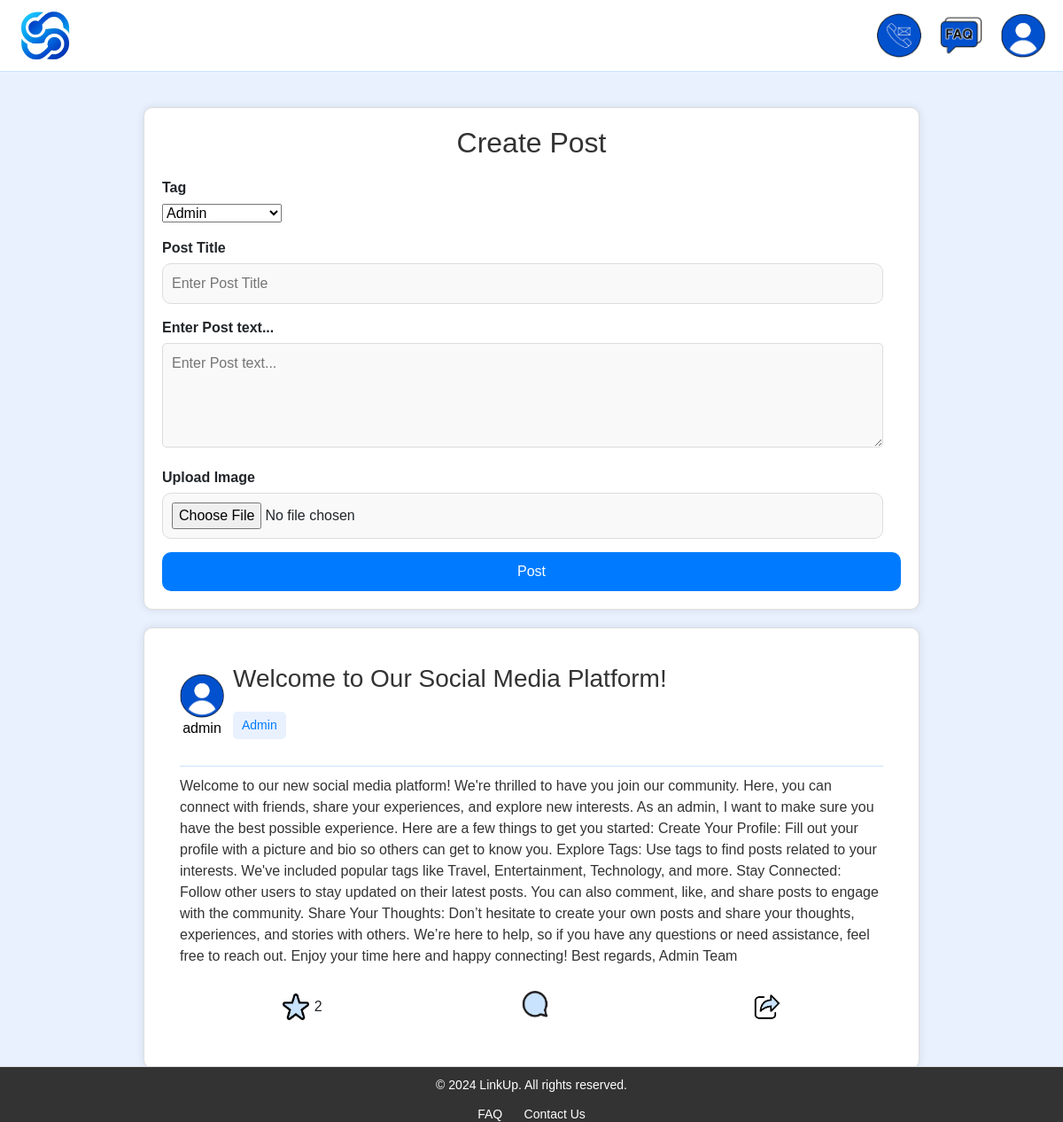
The page / on the database its author committed.
### tables this page shows
CREATE TABLE `posts` (
  `post_id` int(11) NOT NULL,
  `user_id` int(11) NOT NULL,
  `title` varchar(255) NOT NULL,
  `content` text NOT NULL,
  `image_path` varchar(255) DEFAULT NULL
);

CREATE TABLE `users` (
  `user_id` int(11) NOT NULL,
  `username` varchar(50) NOT NULL,
  `email` varchar(100) NOT NULL,
  `password` varchar(255) NOT NULL,
  `bio` text DEFAULT NULL,
  `profile_picture` varchar(255) DEFAULT NULL
);

CREATE TABLE `tags` (
  `tag_id` int(11) NOT NULL,
  `tag_name` varchar(50) NOT NULL
);

### index.php (the view, shortened to what this page needs)
<?php
include 'includes/header.php';
include 'includes/db.php';
?>
<div class="outer-container">
    <div class="container">
        <div class="create-post">
            <h2>Create Post</h2>
            <form action="actions/create_post.php" method="post" enctype="multipart/form-data">
                <div class="form-group">
                    <label for="tag">Tag</label>
                    <select id="tag" name="tag">
                        <?php
                        $sql = "SELECT * FROM tags";
                        $result = $conn->query($sql);
                        while ($row = $result->fetch_assoc()) {
                            echo '<option value="' . $row['tag_id'] . '">' . $row['tag_name'] . '</option>';
                        }
                        ?>
                    </select>
                </div>
                <div class="form-group">
                    <label for="title">Post Title</label>
                    <input type="text" id="title" name="title" placeholder="Enter Post Title">
                </div>
                <div class="form-group">
                    <label for="content">Enter Post text...</label>
                    <textarea id="content" name="content" rows="4" placeholder="Enter Post text..."></textarea>
                </div>
                <div class="form-group">
                    <label for="image">Upload Image</label>
                    <input type="file" id="image" name="image">
                </div>
                <button type="submit" class="btn-post">Post</button>
            </form>
        </div>
        <?php
        $sql = "SELECT posts.*, tags.tag_name, users.username, users.profile_picture
                FROM posts
                JOIN posttags ON posts.post_id = posttags.post_id
                JOIN tags ON posttags.tag_id = tags.tag_id
                JOIN users ON posts.user_id = users.user_id
                ORDER BY posts.post_id DESC";
        $result = $conn->query($sql);
        if ($result->num_rows > 0) {
            while ($row = $result->fetch_assoc()) {
                $profile_picture = $row['profile_picture'] ? htmlspecialchars($row['profile_picture']) : '/linkup/assets/images/profile.png';
                $star_count_sql = "SELECT COUNT(*) AS star_count FROM stars WHERE post_id = " . $row['post_id'];
                $star_count_result = $conn->query($star_count_sql);
                $star_count_row = $star_count_result->fetch_assoc();
                $star_count = $star_count_row['star_count'];
                $is_starred = false;
                echo '<div class="post-container">';
                echo '<div class="post">';
                echo '<div class="post-header">';
                echo '<div class="post-avatar-container">';
                echo '<a href="profile.php?id=' . $row['user_id'] . '">';
                echo '<img class="post-avatar" src="' . $profile_picture . '" alt="Profile Picture">';
                echo '</a>';
                echo '<div class="post-username">' . htmlspecialchars($row["username"]) . '</div>';
                echo '</div>';
                echo '<div class="post-details">';
                echo '<h3 class="post-title">' . htmlspecialchars($row["title"]) . '</h3>';
                echo '<div class="post-tag">' . htmlspecialchars($row["tag_name"]) . '</div>';
                echo '</div>';
                echo '</div>';
                echo '<div class="post-content">';
                echo '<p>' . htmlspecialchars($row["content"]) . '</p>';
                echo '</div>';
                echo '<div class="post-actions">';
                echo '<form action="actions/add_star.php" method="post" class="star-form">';
                echo '<button type="submit" class="btn-star">';
                echo '<img src="/linkup/assets/images/' . ($is_starred ? 'starred.png' : 'star.png') . '" alt="Star">';
                echo '</button>';
                echo '<span class="star-count">' . $star_count . '</span>';
                echo '</form>';
                echo '<a href="post.php?id=' . $row["post_id"] . '"><button class="btn-comment"><img src="/linkup/assets/images/comment.png" alt="Comment"></button></a>';
                echo '<button class="btn-share" onclick="sharePost(\'http://localhost/linkup/post.php?id=' . $row["post_id"] . '\')"><img src="/linkup/assets/images/share.png" alt="Share"></button>';
                echo '</div>';
                echo '</div>';
                echo '</div>';
            }
        } else {
            echo "0 results";
        }
        ?>
    </div>
</div>
<?php
include 'includes/footer.php';
?>
<?php
include 'includes/footer.php';
?>

### assets/css/styles.css (style rules this page uses)
body { font-family: Arial, sans-serif; margin: 0; padding: 0; background-color: #e9f1ff; display: flex; flex-direction: column; min-height: 100vh; }
.outer-container { padding: 40px; }
.container { max-width: 900px; margin: 0 auto; }
.create-post, .post-container { margin-bottom: 20px; padding: 20px; background-color: #fff; border-radius: 10px; box-shadow: 0 0 10px rgba(0, 0, 0, 0.1); border: 1px solid #ddd; }
.create-post h2, .post h3 { margin-bottom: 20px; text-align: center; color: #333; }
.form-group { margin-bottom: 15px; }
.form-group label { display: block; margin-bottom: 5px; font-weight: bold; }
.form-group input, .form-group textarea { width: calc(100% - 20px); padding: 10px; border: 1px solid #ddd; border-radius: 5px; background-color: #f9f9f9; }
.btn-post { display: block; width: 100%; padding: 10px; background-color: #007bff; color: #fff; border: none; border-radius: 10px; cursor: pointer; font-size: 16px; }
.post { padding: 20px; }
.post-header { display: flex; align-items: flex-start; margin-bottom: 10px; position: relative; }
.post-avatar-container { position: relative; }
.post-avatar { width: 70px; height: 70px; border-radius: 50%; margin-right: 20px; }
.post-username { font-size: 16px; color: black; margin-top: 5px; text-align: center; width: 50px; }
.post-tag { display: inline-block; padding: 5px 10px; background-color: #e9f1ff; border-radius: 5px; font-size: 14px; color: #007bff; margin-bottom: 10px; }
.post-content { font-size: 16px; color: #333; margin-top: 20px; padding-top: 10px; border-top: 1px solid #C9E3FF; }
.post-actions { display: flex; justify-content: space-around; align-items: center; padding: 10px 0; }
.post-actions form, .post-actions button { display: inline-flex; align-items: center; }
.post-actions img { width: 30px; height: 30px; }
.post-actions button { background: none; border: none; cursor: pointer; }
.post-actions button img { width: 30px; height: 30px; }
.form-group { margin-bottom: 15px; text-align: left; }
.form-group input { width: calc(100% - 20px); padding: 10px; border: 1px solid #ddd; border-radius: 10px; background-color: #f9f9f9; }
.post-header { display: flex; align-items: center; margin-bottom: 10px; }
.post-avatar { width: 50px; height: 50px; border-radius: 50%; margin-right: 10px; }
.post-title { margin-bottom: 5px; }
.post-username { margin-top: 0; }

### rows shown on the page
posts: user.username "admin", title "Welcome to Our Social Media Platform!", tags.tag_name "Admin", content "Welcome to our new social media platform! We're thrilled to have you join our community. Here, you can connect with friends, share your experiences, and explore new interests. As an admin, I want to make sure you have the best possible experience. Here are a few things to get you started: Create Your Profile: Fill out your profile with a picture and bio so others can get to know you. Explore Tags: Use tags to find posts related to your interests. We've included popular tags like Travel, Entertainment, Technology, and more. Stay Connected: Follow other users to stay updated on their latest posts. You can also comment, like, and share posts to engage with the community. Share Your Thoughts:…", star_count "2"

### other values the page prints
form field tag "Admin"
